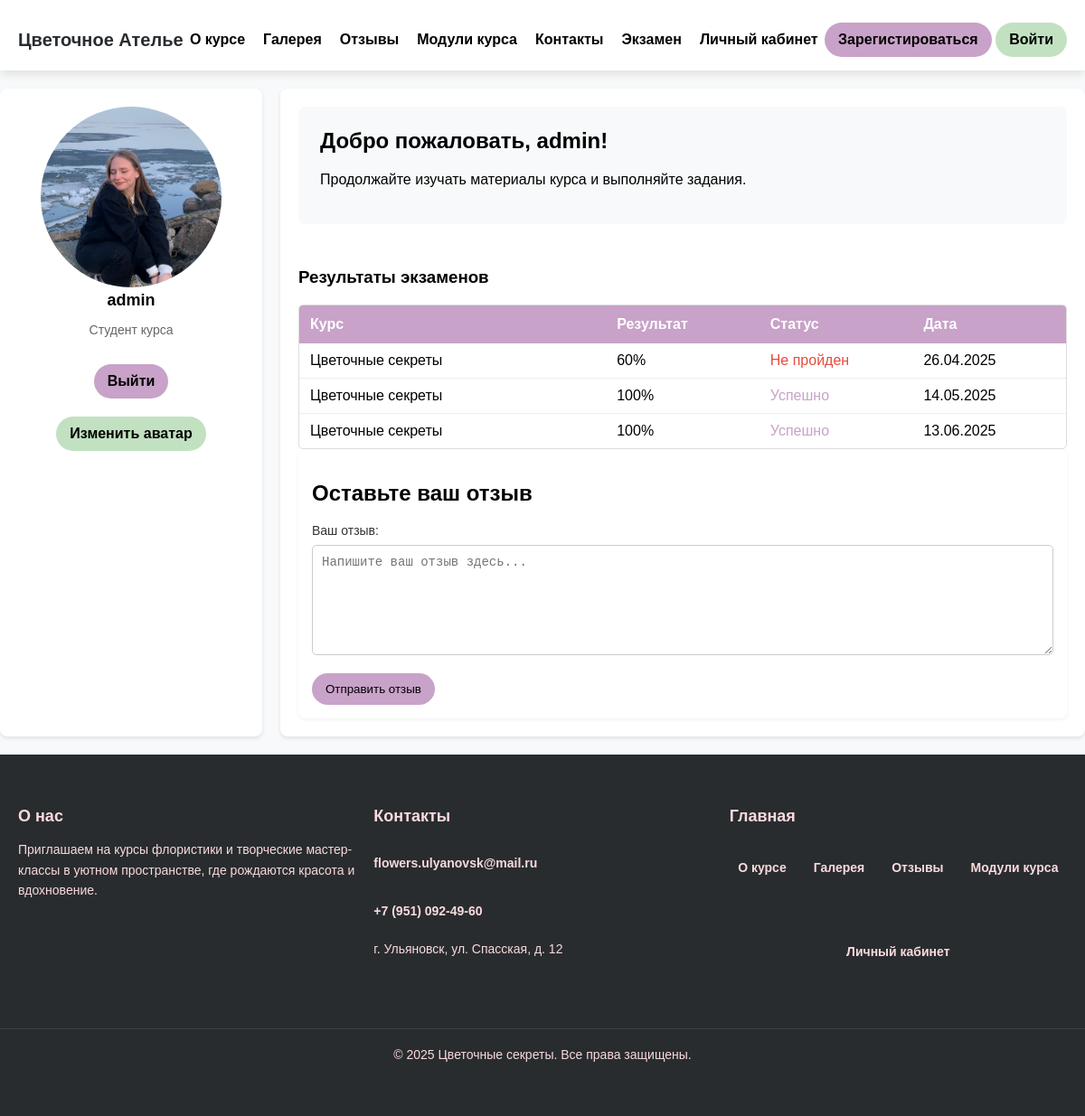
The app's page /user/profile/ (signed in) with its own data.
### users/models.py (models this page shows, shortened)
class User(AbstractUser):
    avatar = models.ImageField(upload_to='avatars/', default='avatars/default.png')
    email = models.EmailField(verbose_name='Электронная почта', unique=True)

class ExamResult(models.Model):
    user = models.ForeignKey(User, on_delete=models.CASCADE)
    exam = models.ForeignKey(Exam, on_delete=models.CASCADE)
    score = models.PositiveIntegerField()
    passed = models.BooleanField(default=False)
    completed_at = models.DateTimeField(auto_now_add=True)

class Exam(models.Model):
    title = models.CharField(max_length=200)
    description = models.TextField()
    passing_score = models.PositiveIntegerField(default=70)
    course = models.ForeignKey('courses.Course', on_delete=models.CASCADE, related_name='exams')

### courses/models.py (models this page shows, shortened)
class Course(models.Model):
    title = models.CharField(max_length=200)
    description = models.TextField()
    created_at = models.DateTimeField(auto_now_add=True)
    class Meta:
        verbose_name = 'Курс'
        verbose_name_plural = 'Курсы'

### users/views.py (the view)
# urls.py: path('profile/', views.profile, name='profile'),
@login_required(login_url="login/")
def profile(request):
    return render(request, "users/profile.html")

### users/templates/users/profile.html (shortened to what this page needs)
{% extends "base.html" %}
{% load static %}
{% block css_modules %}
<link rel="stylesheet" href="{% static 'deps/css/modules.css' %}">
{% endblock css_modules %}
{% block profile %}
    <main class="dashboard-main">
        <aside class="sidebar">
            <div class="user-info">
                {% if user.avatar %}
                    <img src="{{ user.avatar.url }}" alt="Аватар пользователя" width="200" height="200" style="border-radius: 50%; object-fit: cover; class="user-avatar"">
                {% else %}
                    <img src="{% static 'images/default-avatar.jpg' %}" alt="Аватар по умолчанию" class="user-avatar">
                {% endif %}
                <h2 class="username">
                    {% if user.get_full_name %}
                        {{ user.get_full_name }}
                    {% else %}
                        {{ user.username }}
                    {% endif %}
                </h2>
                <p class="user-status">Студент курса</p>
            </div>
            <nav class="sidebar-nav">
                <a href="{% url 'users:logout' %}"  class='btn btn-purple'>
                     Выйти
                </a>
                <a href="{% url 'users:upload_avatar' %}" class="btn btn-green">Изменить аватар</a>
            </nav>
        </aside>
        <section class="content">
            <div class="welcome-message">
                <h2>Добро пожаловать,
                    {% if user.first_name %}
                        {{ user.first_name }}!
                    {% else %}
                        {{ user.username }}!
                    {% endif %}
                </h2>
                <p>Продолжайте изучать материалы курса и выполняйте задания.</p>
            </div>
            <div class="exam-results">
                <h3>Результаты экзаменов</h3>
                {% if user.examresult_set.all %}
                <div class="results-table">
                    <div class="table-header">
                        <div>Курс</div>
                        <div>Результат</div>
                        <div>Статус</div>
                        <div>Дата</div>
                    </div>
                    {% for result in user.examresult_set.all %}
                    <div class="table-row {% if result.passed %}passed{% else %}failed{% endif %}">
                        <div>{{ result.exam.course.title }}</div>
                        <div>{{ result.score }}%</div>
                        <div>{% if result.passed %}Успешно{% else %}Не пройден{% endif %}</div>
                        <div>{{ result.completed_at|date:"d.m.Y" }}</div>
                    </div>
                    {% endfor %}
                </div>
                {% else %}
                <p>Вы пока не проходили экзамены.</p>
                {% endif %}
            </div>
            <div class="review-form-container">
                <h2>Оставьте ваш отзыв</h2>
                <form method="post" action="{% url 'users:create_review' %}">
                    <div class="form-group">
                        <label for="id_text">Ваш отзыв:</label>
                        <textarea id="id_text" name="text" rows="5" placeholder="Напишите ваш отзыв здесь..." required></textarea>
                    </div>
                    <button type="submit" class="btn btn-purple">Отправить отзыв</button>
                </form>
            </div>
        </section>
    </main>
{% endblock %}

### static/deps/css/button.css (style rules this page uses)
.btn { border: none; border-radius: 122px; color: black; text-decoration: none; text-align: center; padding: 10px 15px; }
.btn-green { background-color: #C1E1C1; }
.btn-purple { background-color:#C8A2C8 ; }

### static/deps/css/style.css (style rules this page uses)
body { margin: 0; padding: 0; font-family: 'MyFont', -apple-system, BlinkMacSystemFont, sans-serif; }
a { display: inline-block; margin-top: 10px; color: #282C2F; text-decoration: none; font-weight: bold; }
nav { display: flex; justify-content: space-between; align-items: center; max-width: 1200px; margin: auto; padding: 0 20px; }

### static/deps/css/form.css (style rules this page uses)
.form-group { display: flex; flex-direction: column; }
.form-group label { font-size: 14px; color: #282C2F; margin-bottom: 5px; }
.form-group input, .form-group textarea { padding: 10px; border: 1px solid #ccc; border-radius: 5px; font-size: 14px; }
.form-group textarea { resize: vertical; }

### static/deps/css/user.css (style rules this page uses)
:root { --primary-color: #2c3e50; --secondary-color: #f1c40f; --error-color: #e74c3c; --background-light: #f8f9fa; --text-dark: #333; --text-light: #666; --border-radius: 8px; --box-shadow: 0 2px 4px rgba(0, 0, 0, 0.1); }
body { font-family: 'Arial', sans-serif; margin: 0; padding: 0; background-color: var(--background-light); }
.dashboard-main { display: flex; max-width: 1200px; margin: 20px auto; gap: 20px; }
.sidebar { width: 250px; background-color: white; padding: 20px; border-radius: var(--border-radius); box-shadow: var(--box-shadow); }
.user-info { text-align: center; margin-bottom: 20px; }
.username { font-size: 18px; margin: 0; }
.user-status { font-size: 14px; color: var(--text-light); }
.sidebar-nav { display: flex; flex-direction: column; gap: 10px; }
.content { flex: 1; background-color: white; padding: 20px; border-radius: var(--border-radius); box-shadow: var(--box-shadow); }
.welcome-message h2 { margin-top: 0; }
.form-group { margin-bottom: 15px; }
.form-group label { display: block; margin-bottom: 5px; font-size: 14px; color: var(--text-light); }
.form-group { margin-bottom: 20px; text-align: left; }
.form-group label { display: block; margin-bottom: 8px; color: var(--text-dark); font-weight: 500; }
.welcome-message { background-color: #f8f9fa; padding: 1.5rem; border-radius: 8px; margin-bottom: 2rem; }
.exam-results { margin-top: 3rem; }
.results-table { display: grid; grid-template-columns: 2fr 1fr 1fr 1fr; margin-top: 1rem; border: 1px solid #ddd; border-radius: 5px; overflow: hidden; }
.table-header, .table-row { display: contents; }
.table-header > div { background: #C8A2C8; color: white; padding: 12px; font-weight: bold; }
.table-row > div { padding: 10px 12px; border-bottom: 1px solid #eee; display: flex; align-items: center; }
.passed > div:nth-child(3) { color: #C8A2C8; }
.failed > div:nth-child(3) { color: #e74c3c; }
.table-row:last-child > div { border-bottom: none; }
.review-form-container { background-color: #fff; padding: 15px; border-radius: 8px; box-shadow: 0 2px 4px rgba(0, 0, 0, 0.05); }
.review-form-container textarea { resize: vertical; min-height: 100px; }

### records on screen
User: avatar (picture), username "admin"
ExamResult: exam.course "Цветочные секреты", score "60", passed "Не пройден", completed_at "26.04.2025"
ExamResult: exam.course "Цветочные секреты", score "100", passed "Успешно", completed_at "14.05.2025"
ExamResult: exam.course "Цветочные секреты", score "100", passed "Успешно", completed_at "13.06.2025"
